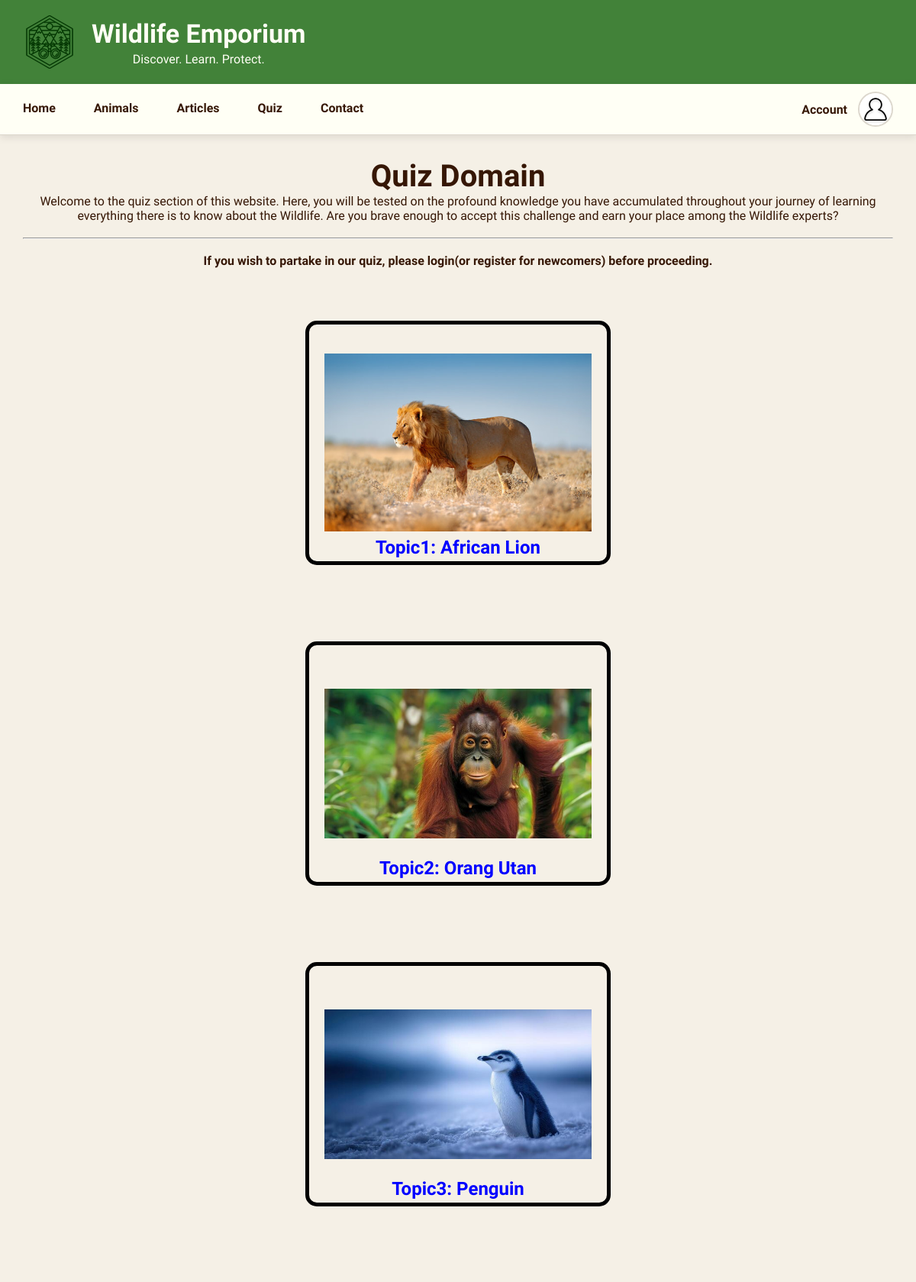
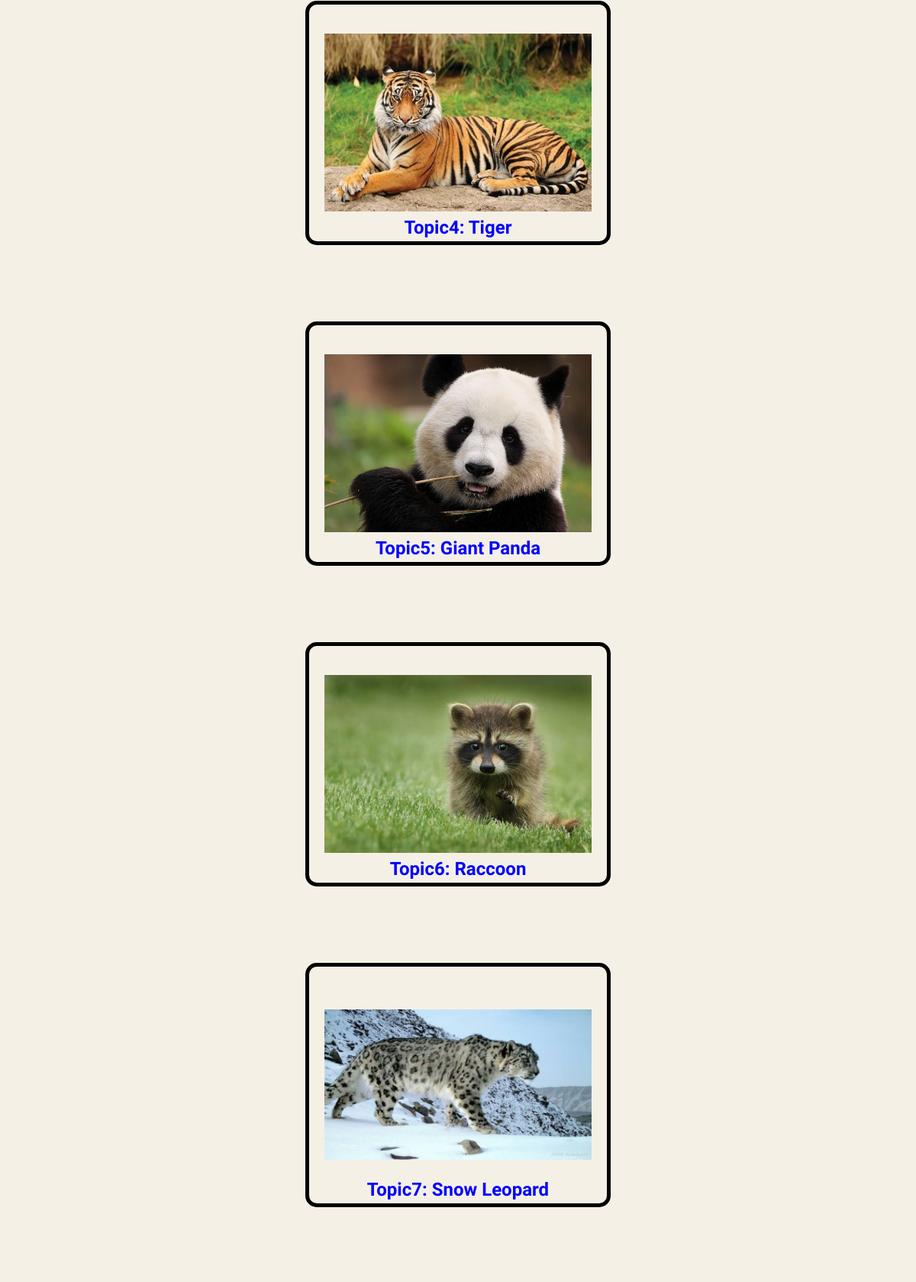
The app's page /quiz/index.php (upper part) with its own data (2 pictures, top to bottom).
### tables this page shows
CREATE TABLE IF NOT EXISTS `quiz_animals` (
  `id` int NOT NULL AUTO_INCREMENT,
  `topic_id` varchar(50) NOT NULL,
  `topic_num` int NOT NULL,
  `animal_name` varchar(50) NOT NULL,
  `js_id` varchar(50) NOT NULL,
  `image_path` varchar(100) NOT NULL,
  `image_alt` varchar(200) NOT NULL,
  `easy_url` varchar(200) NOT NULL,
  `medium_url` varchar(200) NOT NULL,
  `difficult_url` varchar(200) NOT NULL,
  PRIMARY KEY (`id`),
  UNIQUE KEY `topic_num` (`topic_num`),
  UNIQUE KEY `js_id` (`js_id`),
  UNIQUE KEY `topic_id` (`topic_id`)
);

### quiz/index.php (the view, shortened to what this page needs)
<!DOCTYPE html>
<html lang="en">
<head>
    <link rel="stylesheet" href="../css/style.css">
    <link rel="stylesheet" href="../css/quiz.css">
</head>
<body>
<?php include("../includes/header.php"); ?>
<?php include("../includes/navigation.php"); ?>
<main>
<div><h1>Quiz Domain</h1></div>
<p>
    Welcome to the quiz section of this website. Here, you will be tested on the profound knowledge
    you have accumulated throughout your journey of learning everything there is to know about
    the Wildlife. Are you brave enough to accept this challenge and earn your place among the Wildlife
    experts?
</p>
<br>
<hr>
<br>
<p style="text-align: center;">
    <strong>If you wish to partake in our quiz, please login(or register for newcomers) before proceeding.</strong>
</p>
<br>
<article>
<?php
include("../includes/database.php");
$animal_query = "SELECT * FROM quiz_animals ORDER BY topic_num ASC";
$animal_result = mysqli_query($connection, $animal_query);
echo "<section id='main_section'>";
if(mysqli_num_rows($animal_result) > 0)
{
	while($row = mysqli_fetch_assoc($animal_result))
	{
		echo '<div id="' . $row['topic_id'] . '" class="QuizTopic">';
		echo '<a href="javascript:void(0)" id="' . $row['js_id'] . '">';
		echo '<img src="' . $row['image_path'] . '" alt="' . $row['image_alt'] . '" class="animal">';
		echo '<p>' . $row['topic_id'] . ': '. $row['animal_name'] . '</p>';
		echo '</a>';
		echo '</div>';
	}
}
echo "</section>";
?>
</article>
<br>
<br>
</main>
</body>
</html>

### css/style.css (style rules this page uses)
* { margin: 0; padding: 0; box-sizing: border-box; }
:root { --background: rgb(245, 240, 230); --text: rgb(54, 23, 5); --dark-green: rgb(66, 130, 57); --light-green: rgb(123, 182, 98); --gold: rgb(251, 177, 73); --orange: rgb(245, 128, 36); --dark-purple: rgb(115, 51, 129); --light-purple: rgb(153, 79, 178); --card: rgb(255, 255, 245); --card-background: rgb(248, 238, 219); --border: rgb(220, 215, 205); --shadow: rgba(0, 0, 0, 0.10); }
body { font-family: "Work Sans", sans-serif; background-color: var(--background); color: var(--text); }
main { min-height: 600px; padding: 30px; }

### css/quiz.css (style rules this page uses)
.QuizTopic { text-align: center; font-weight: 900; font-size: x-large; line-height: 1px; margin: 50px 100px 50px; width: 25rem; height: 20rem; border: 5px solid black; border-radius: 15px; box-shadow: 20px; display: flex; flex-direction: column; justify-content: center; align-items: center; transition: width 2.5s 0.5ms linear, height 2.5s 0.5ms linear; }
#main_section { display: flex; flex-direction: row; justify-content: space-around; align-items: center; flex-wrap: wrap; animation: bgColorChange 20s infinite ease-in-out alternate; }
section { display: flex; flex-direction: column; justify-content: center; }
.animal { object-fit: contain; width: 350px; height: 275px; transition: width 2.5s 0.5ms linear, height 2.5s 0.5ms linear; }
.QuizTopic a, .QuizTopic a:visited { text-decoration: none; color: rgb(0, 0, 255); }
p { text-align: center; }
h1 { font-size:40px; text-align: center; }

### records on screen
quiz_animals: image_path (picture), topic "Topic1", animal_name "African Lion"
quiz_animals: image_path (picture), topic "Topic2", animal_name "Orang Utan"
quiz_animals: image_path (picture), topic "Topic3", animal_name "Penguin"
quiz_animals: image_path (picture), topic "Topic4", animal_name "Tiger"
quiz_animals: image_path (picture), topic "Topic5", animal_name "Giant Panda"
quiz_animals: image_path (picture), topic "Topic6", animal_name "Raccoon"
quiz_animals: image_path (picture), topic "Topic7", animal_name "Snow Leopard"
